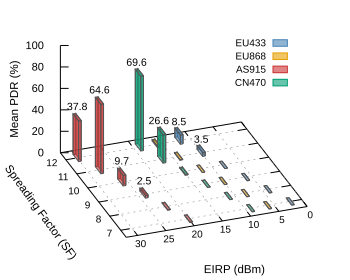

The script that saved this image:
set datafile separator ","

set lmargin at screen 0.25
set rmargin at screen 0.8
set bmargin at screen 0.3
set tmargin at screen 0.8

set xlabel "Spreading Factor (SF)" rotate by 306 offset 5,-0.1 font "Arial,11.5"
set ylabel "EIRP (dBm)" rotate by 0 offset -2,-0.3 font "Arial,11.5"
set zlabel "Mean PDR (%)" rotate by 90  offset 1,0 font "Arial,11.5"

set xrange [6.5:12.5]
set yrange [0:32]
set zrange [0:100]

set xtics 1 font "Arial,10"
set ytics font "Arial,10"
set ztics font "Arial,11"

set grid
set view 50,250
set xyplane at 0

set boxwidth 0.5
set boxdepth 0.47
set style fill solid 0.6 border lc rgb "0x555555"

set key at screen 1, 0.87 left top
set key spacing 0.8
set key samplen 0.8
set key width -18
set key font "Arial,10"

# O valor somado após o operador ternário foi alterado de +4 para +8 para levantar mais os rótulos
my_splot='splot \
    "average_final_pdr_by_region_sf_eirp.csv" every ::1 using 1:2:5 with boxes lc rgb "0x4682B4" title "EU433", \
    "average_final_pdr_by_region_sf_eirp.csv" every ::1 using 1:2:($5 > 1 ? $5 + 9 : 1/0):(sprintf("%.1f", $5)) with labels font "Arial,10.5" textcolor rgb "black" notitle, \
    \
    "average_final_pdr_by_region_sf_eirp.csv" every ::1 using 1:2:6 with boxes lc rgb "0xE69F00" title "EU868", \
    "average_final_pdr_by_region_sf_eirp.csv" every ::1 using 1:2:($6 > 1.5 ? $6 + 10 : 1/0):(sprintf("%.1f", $6)) with labels font "Arial,10.5" textcolor rgb "black" notitle, \
    \
    "average_final_pdr_by_region_sf_eirp.csv" every ::1 using 1:2:3 with boxes lc rgb "0xCC3333" title "AS915", \
    "average_final_pdr_by_region_sf_eirp.csv" every ::1 using 1:2:($3 > 1 ? $3 + 10 : 1/0):(sprintf("%.1f", $3)) with labels font "Arial,10.5" textcolor rgb "black" notitle, \
    \
    "average_final_pdr_by_region_sf_eirp.csv" every ::1 using 1:2:4 with boxes lc rgb "0x009E73" title "CN470", \
    "average_final_pdr_by_region_sf_eirp.csv" every ::1 using 1:($2 + 0.5):($4 > 1 ? $4 + 10 : 1/0):(sprintf("%.1f", $4)) with labels font "Arial,10.5" textcolor rgb "black" notitle'

set terminal pdfcairo enhanced size 3.5, 2.8
set output "pdr.pdf"
@my_splot

set terminal postscript eps enhanced color font "Arial,11" size 3.5, 2.8
set output "pdr.eps"
@my_splot

set terminal svg enhanced size 350,280 font "Arial,11"
set output "pdr.svg"
@my_splot
